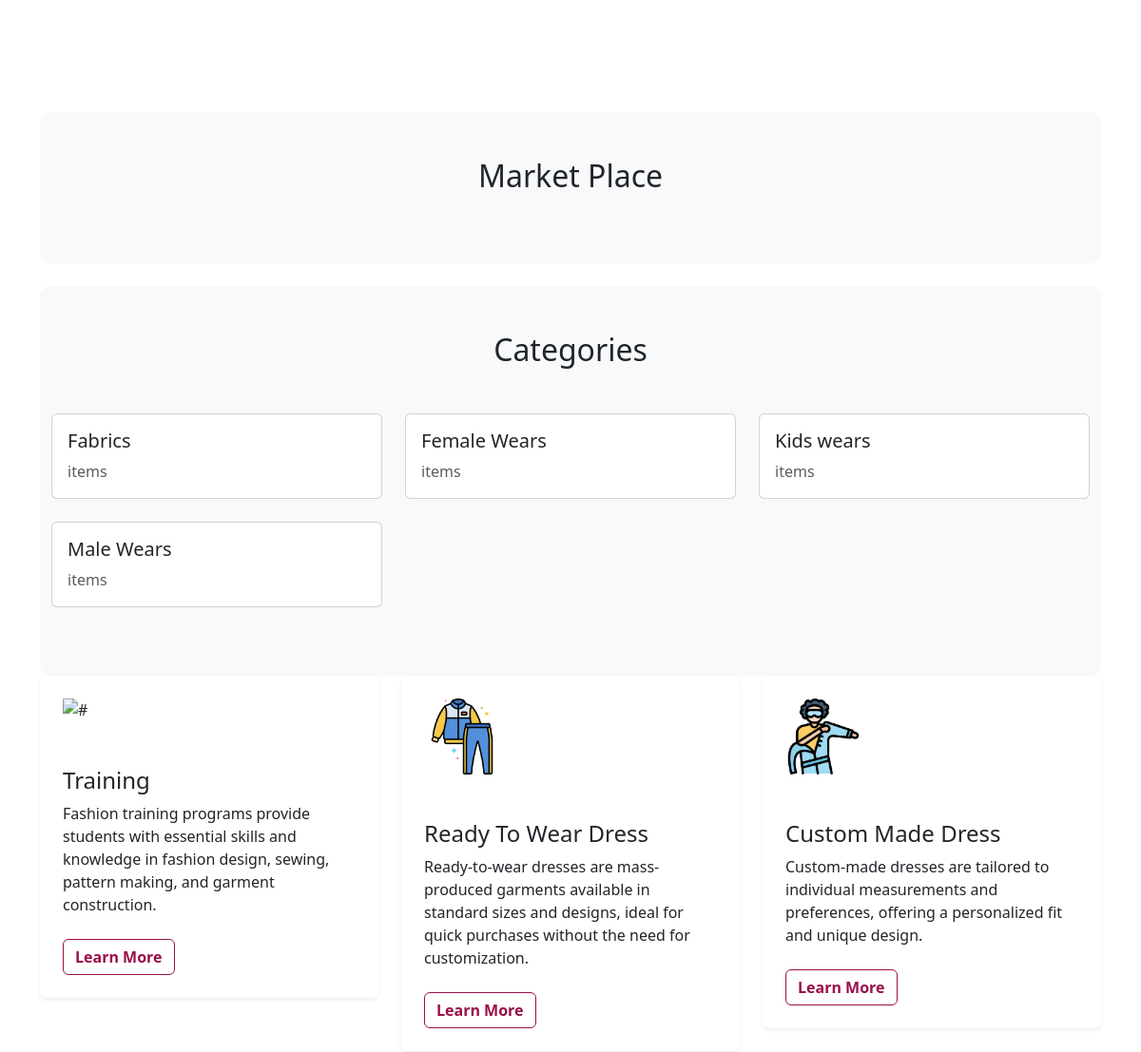
Before: / (middle part) with the older database file.
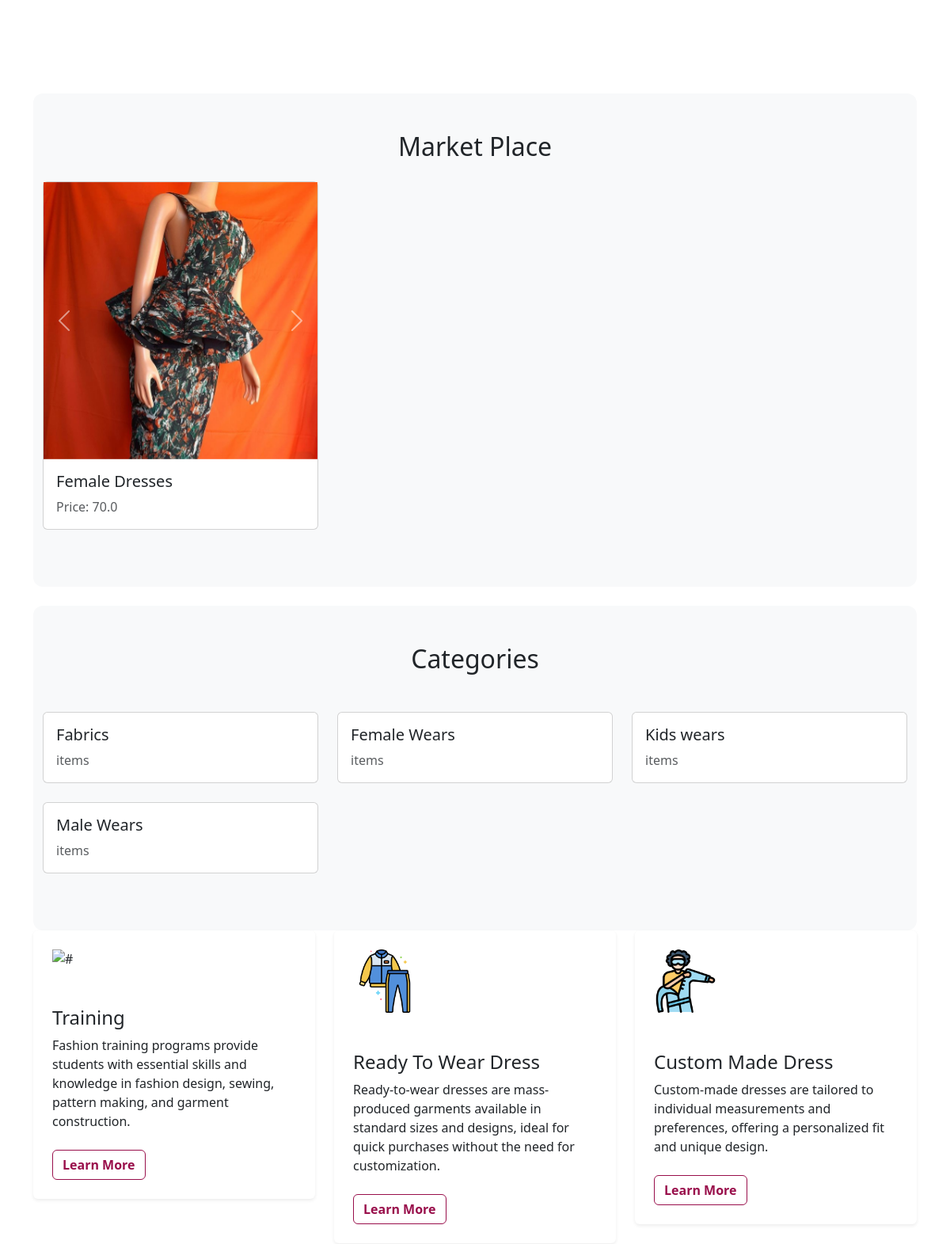
After: the same page with the newer database file.
### item/models.py (models this page shows, shortened)
class Category(models.Model):
    name = models.CharField(max_length=255)
    class Meta:
        ordering = ('name',)
        verbose_name_plural = 'Categories'

class ItemImage(models.Model):
    item = models.ForeignKey(Item, related_name='images', on_delete=models.CASCADE)
    image = models.ImageField(upload_to='uploads/item/', blank=True, null=True)

class Item(models.Model):
    category = models.ForeignKey('Category', related_name='items', on_delete=models.CASCADE, default=1)
    name = models.CharField(max_length=255)
    description = models.TextField(default="", blank=True, null=True)
    price = models.FloatField(default=0)
    is_sold = models.BooleanField(default=False)
    created_at = models.DateTimeField(auto_now_add=True)
    created_by = models.ForeignKey(
        get_user_model(),
        related_name='items',
        on_delete=models.CASCADE,
        null=True,
        blank=True,
    )
    is_sale = models.BooleanField(default=False)
    sale_price = models.FloatField(default=0)

### core/views.py (the view)
# urls.py: path('', views.index, name='index'),
def index(request):
    items = Item.objects.filter(is_sold=False).order_by('-created_at')[:6]
    categories = Category.objects.all()
    return render(request, 'core/index.html', {
        'categories': categories,
        'items': items,
    })

### core/templates/core/index.html (shortened to what the changed rows need)
{% extends "core/base.html" %}
{% load static %}
{% block content %}
<div class="container mt-6 px-6 py-12 bg-light rounded-xl">
    <h2 class="mb-4 text-center">Market Place</h2>
        <div class="row">
            {% for item in items %}
            <div class="col-md-4 mb-4">
                <a href="{% url 'item:detail' item.id %}" class="text-decoration-none text-dark">
                    <div class="card h-100 position-relative">
                        <div id="carouselExampleControls-{{ item.id }}" class="carousel slide" data-bs-ride="carousel">
                            <div class="carousel-inner">
                                {% for image in item.images.all %}
                                <div class="carousel-item{% if forloop.first %} active{% endif %}">
                                    <img src="{{ image.image.url }}" class="d-block w-100 img-fluid" style="height: 350px; object-fit: cover;" alt="{{ item.name }}">
                                </div>
                                {% endfor %}
                            </div>
                            <button class="carousel-control-prev" type="button" data-bs-target="#carouselExampleControls-{{ item.id }}" data-bs-slide="prev">
                                <span class="carousel-control-prev-icon" aria-hidden="true"></span>
                            </button>
                            <button class="carousel-control-next" type="button" data-bs-target="#carouselExampleControls-{{ item.id }}" data-bs-slide="next">
                                <span class="carousel-control-next-icon" aria-hidden="true"></span>
                            </button>
                        </div>
                        <div class="card-body">
                            <h2 class="card-title h5">{{ item.name }}</h2>
                            <p class="card-text text-muted">Price: {{ item.price }}</p>
                        </div>
                    </div>
                </a>
            </div>
            {% endfor %}
        </div>
    </div>
    <div class="container mt-6 px-6 py-12 bg-light rounded-xl">
        <h2 class="mb-12 text-center">Categories</h2>
        <div class="row">
            {% for category in categories %}
            <div class="col-md-4 mb-4">
                <a href="{% url 'core:category_items' category.id %}" class="text-decoration-none text-dark">
                    <div class="card h-100">
                        <div class="card-body">
                            <h2 class="card-title h5">{{ category.name }}</h2>
                            <p class="card-text text-muted">{{ category.item_set.count }} items</p>
                        </div>
                    </div>
                </a>
            </div>
            {% endfor %}
        </div>
    </div>
</div>
{% endblock %}

Changed rows visible on the page:
added Item: name "Female Dresses", price "70.0"
added ItemImage: image (picture)
